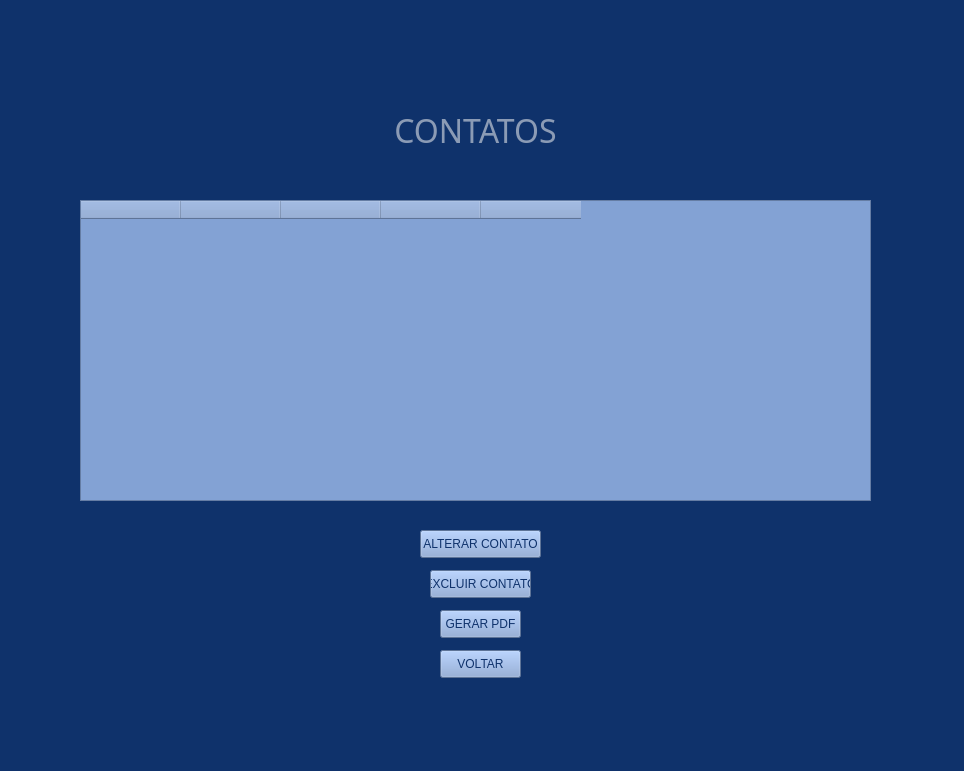
<?xml version="1.0" encoding="UTF-8"?>
<ui version="4.0">
 <class>Form</class>
 <widget class="QWidget" name="Form">
  <property name="geometry">
   <rect>
    <x>0</x>
    <y>0</y>
    <width>964</width>
    <height>771</height>
   </rect>
  </property>
  <property name="windowTitle">
   <string>Form</string>
  </property>
  <property name="styleSheet">
   <string notr="true">background-color: #0f326b;</string>
  </property>
  <widget class="QLabel" name="label">
   <property name="geometry">
    <rect>
     <x>380</x>
     <y>110</y>
     <width>191</width>
     <height>41</height>
    </rect>
   </property>
   <property name="font">
    <font>
     <family>Rockwell</family>
     <pointsize>24</pointsize>
     <weight>50</weight>
     <italic>false</italic>
     <bold>false</bold>
    </font>
   </property>
   <property name="layoutDirection">
    <enum>Qt::LeftToRight</enum>
   </property>
   <property name="styleSheet">
    <string notr="true">color: #8b9bb5</string>
   </property>
   <property name="text">
    <string>CONTATOS</string>
   </property>
   <property name="textFormat">
    <enum>Qt::AutoText</enum>
   </property>
   <property name="alignment">
    <set>Qt::AlignCenter</set>
   </property>
  </widget>
  <widget class="QPushButton" name="btnGerarPdf">
   <property name="geometry">
    <rect>
     <x>440</x>
     <y>610</y>
     <width>81</width>
     <height>28</height>
    </rect>
   </property>
   <property name="styleSheet">
    <string notr="true">background-color: #83a2d4; color:  #0f326b;</string>
   </property>
   <property name="text">
    <string>GERAR PDF</string>
   </property>
  </widget>
  <widget class="QPushButton" name="btnAlterarContato">
   <property name="geometry">
    <rect>
     <x>420</x>
     <y>530</y>
     <width>121</width>
     <height>28</height>
    </rect>
   </property>
   <property name="styleSheet">
    <string notr="true">background-color: #83a2d4; color:  #0f326b;</string>
   </property>
   <property name="text">
    <string>ALTERAR CONTATO</string>
   </property>
  </widget>
  <widget class="QPushButton" name="btnExcluir">
   <property name="geometry">
    <rect>
     <x>430</x>
     <y>570</y>
     <width>101</width>
     <height>28</height>
    </rect>
   </property>
   <property name="styleSheet">
    <string notr="true">background-color: #83a2d4; color:  #0f326b;</string>
   </property>
   <property name="text">
    <string>EXCLUIR CONTATO</string>
   </property>
  </widget>
  <widget class="QPushButton" name="btnVoltar">
   <property name="geometry">
    <rect>
     <x>440</x>
     <y>650</y>
     <width>81</width>
     <height>28</height>
    </rect>
   </property>
   <property name="styleSheet">
    <string notr="true">background-color: #83a2d4; color:  #0f326b;</string>
   </property>
   <property name="text">
    <string>VOLTAR</string>
   </property>
  </widget>
  <widget class="QTableWidget" name="tabelaContatos">
   <property name="geometry">
    <rect>
     <x>80</x>
     <y>200</y>
     <width>791</width>
     <height>301</height>
    </rect>
   </property>
   <property name="styleSheet">
    <string notr="true">background-color: #83a2d4; color:  #0f326b;;</string>
   </property>
   <column>
    <property name="text">
     <string/>
    </property>
   </column>
   <column>
    <property name="text">
     <string/>
    </property>
   </column>
   <column>
    <property name="text">
     <string/>
    </property>
   </column>
   <column>
    <property name="text">
     <string/>
    </property>
   </column>
   <column>
    <property name="text">
     <string/>
    </property>
   </column>
  </widget>
 </widget>
 <resources/>
 <connections/>
</ui>
